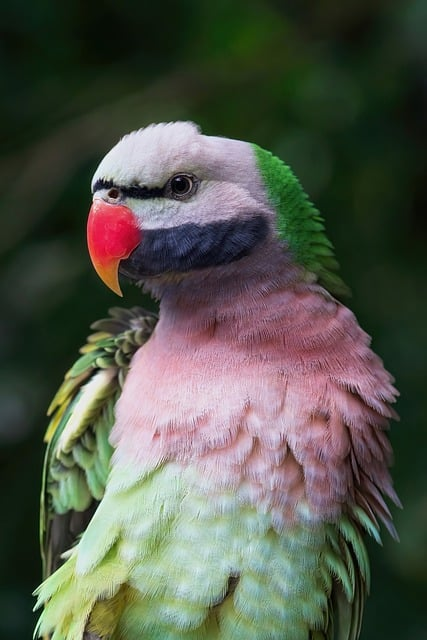
#> input picture images/1117/parrot.jpg, 427 x 640 px
$ jupyter execute Computer_vision_1117.ipynb
#> lines starting #> are read from the running program, lines starting #| are printed output that depends on the picture
[cell 1]
import cv2

[cell 2]
import numpy as np

[cell 3]
x=np.array([[1,2,3],[4,5,6]])

[cell 4]
x[0][:2]

[cell 5]
data = cv2.imread('./images/1117/parrot.jpg')
#> data is the input picture: shape (640, 427, 3); mean B, G, R 75.4, 87.4, 83.7
data

[cell 6]
data.shape
#> Out = (640, 427, 3)

[cell 7]
cv2.imwrite('./images/1117/parrot1.jpg',data[:,:,0])
#> Out = True

[cell 8]
cv2.imwrite('./images/1117/parrot2.jpg',data[:,:,1])
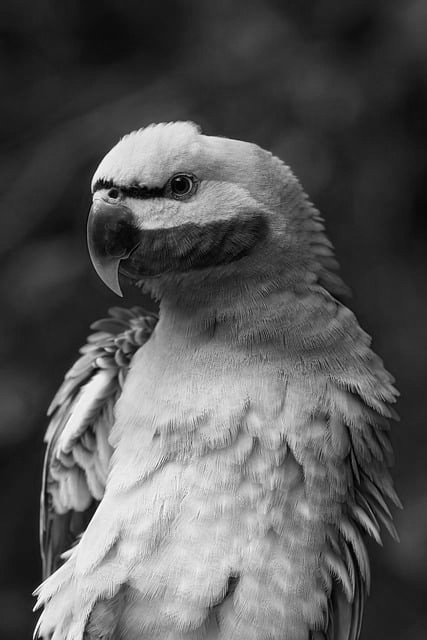
#> saved as parrot2.jpg: shape (640, 427); min 0, max 255, mean 87.4
#> Out = True

[cell 9]
cv2.imwrite('./images/1117/parrot3.jpg',data[:,:,2])
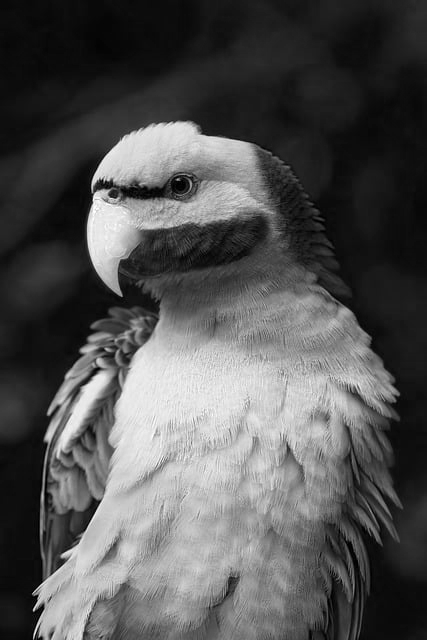
#> saved as parrot3.jpg: shape (640, 427); min 0, max 255, mean 83.7
#> Out = True

[cell 10]
copied = data.copy()
x=copied.shape[0]
#> x = 640
y=copied.shape[1]
#> y = 427
x_up = round(x/2)
#> x_up = 320
y_up = round(y/2)
#> y_up = 214
copied[x_up:,y_up:,0] = 0
copied[x_up:,y_up:,1] = 0
copied[x_up:,y_up:,2] = 0
copied[:x_up,y_up:,0] = 0
copied[:x_up,:y_up,1] = 0
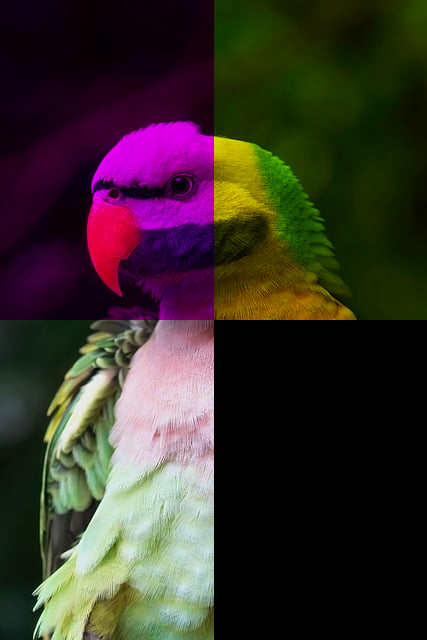
#> copied: shape (640, 427, 3); mean B, G, R 41.3, 47.3, 56.4
cv2.imwrite('./images/1117/parrot4.jpg',copied)
#> Out = True

[cell 11]
copied2 =data.copy()
copied2[:,:,0]=255
copied2[:,:,1]=255
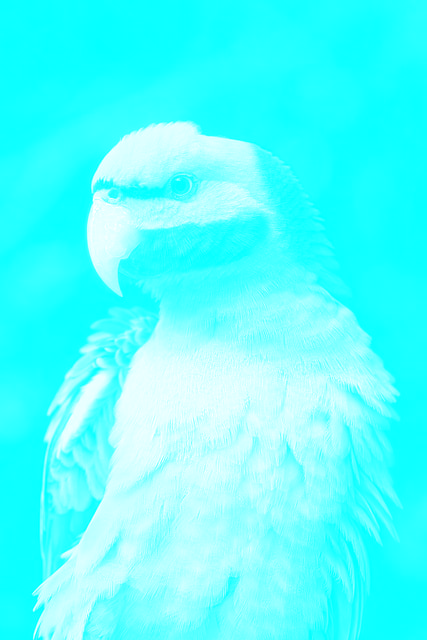
#> copied2: shape (640, 427, 3); mean B, G, R 255, 255, 83.7
copied2[:,:,2]=255
#> copied2: shape (640, 427, 3); every value is 255
cv2.imwrite('./images/1117/white.jpg',copied2)
#> Out = True

[cell 12]
copied2 =data.copy()
x=copied2.shape[0]
y=copied2.shape[1]
x_up = round(x/2)
y_up = round(y/2)

copied2[:x_up,:y_up,0] = 0
copied2[:x_up,:y_up,1] = 0
copied2[:x_up,:y_up,2] = 0

copied2[x_up:,:y_up,0] = 127
copied2[x_up:,:y_up,1] = 127
copied2[x_up:,:y_up,2] = 127

copied2[:x_up,y_up:,0] = 200
copied2[:x_up,y_up:,1] = 200
copied2[:x_up,y_up:,2] = 200

copied2[x_up:,y_up:,0] = 255
copied2[x_up:,y_up:,1] = 255
copied2[x_up:,y_up:,2] = 255
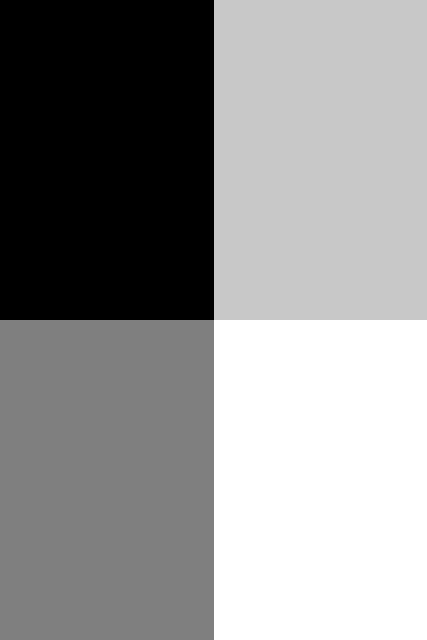
#> copied2: shape (640, 427, 3); min 0, max 255, mean 145.3

cv2.imwrite('./images/1117/raindow.jpg',copied2)
#> Out = True

[cell 13]
copied3 =data.copy()
x=copied3.shape[0]
y=copied3.shape[1]
x_up = x//2
y_up = y//2
#> y_up = 213

for i in range(3):
    for j in range(2):
        copied3[x_up:x_up*(j+1),y_up:y_up*(j+1),i]=(j+1)*100
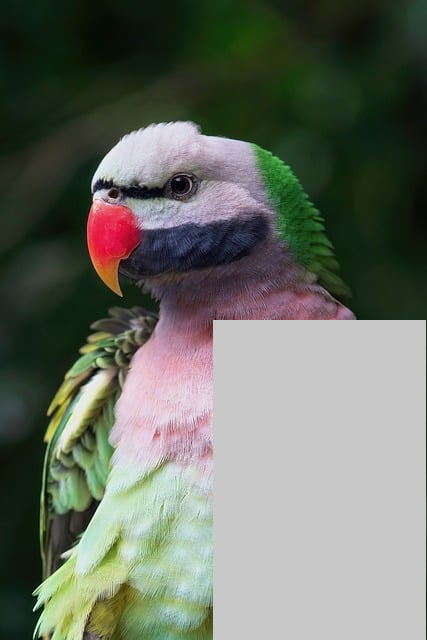
#> copied3: shape (640, 427, 3); mean B, G, R 100.3, 111.4, 106.1

# [15 lines of commented-out code are left out]

cv2.imwrite('./images/1117/raindow1.jpg',copied3)
#> Out = True

[cell 14]
import cv2
import numpy as np

img = data.copy()   # data = cv2.imread(...) 로 읽은 이미지

H, W, C = img.shape
#> H = 640; W = 427; C = 3

# 3×2 블록 크기 계산
h_block = H // 3
#> h_block = 213
w_block = W // 2
#> w_block = 213

# 블록별 밝기 scale 값 (0.3 ~ 1.5)
brightness = [
    [0.5, 0.8],   # 1행
    [1.2, 0.4],   # 2행
    [1.5, 0.7]    # 3행
]

# 결과 이미지
out = img.copy()

for i in range(3):      # 3 rows
    for j in range(2):  # 2 cols

        y1 = i * h_block
        y2 = (i + 1) * h_block if i < 2 else H

        x1 = j * w_block
        x2 = (j + 1) * w_block if j < 1 else W

        block = out[y1:y2, x1:x2].astype(np.float32)

        # 밝기 조절
        block = block * brightness[i][j]
        block = np.clip(block, 0, 255).astype(np.uint8)

        # 적용
        out[y1:y2, x1:x2] = block
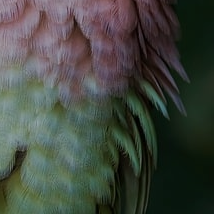
#> block: shape (214, 214, 3); mean B, G, R 64.2, 71.6, 66.7
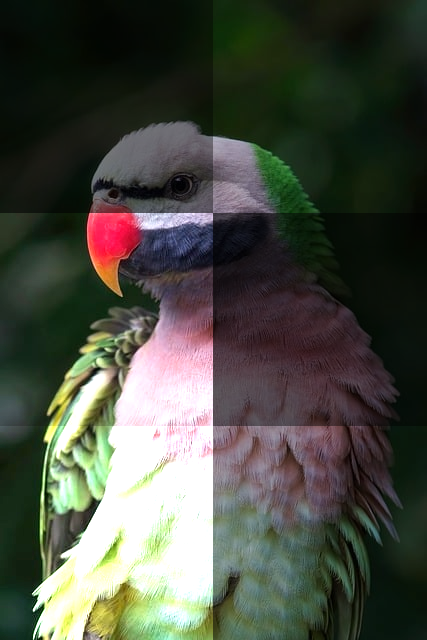
#> out: shape (640, 427, 3); mean B, G, R 67, 77.3, 74.1

cv2.imwrite('./images/1117/brightness6_blocks.jpg', out)
#> Out = True

[cell 15]
import os
str1 = './images/1117/temp'
os.mkdir(str1)

[cell 16]
import cv2
import numpy as np

# 원본 이미지 읽기
img = cv2.imread("./images/1117/parrot.jpg")

# 밝기 배율 10개 (0.3 ~ 1.8 예시)
scales = np.linspace(0.3, 1.8, 10)   # 0.3, 0.47, ..., 1.8

for idx, s in enumerate(scales):
    # float32로 변환 후 밝기 조절
    out = img.astype(np.float32) * s

    # 값 범위 유지
    out = np.clip(out, 0, 255).astype(np.uint8)

    # 저장
    filename = f"{str1}/bright_{idx}.jpg"
    cv2.imwrite(filename, out)

print("생성 완료!")

[cell 17]
import cv2
import numpy as np
import math

# 이미지 읽기
img = cv2.imread("./images/1117/parrot.jpg")
H, W, C = img.shape

# 회전 각도 (degree)
theta = 45
rad = math.radians(theta)

# 2×2 회전행렬 (anticlockwise)
R = np.array([
    [ math.cos(rad), -math.sin(rad)],
    [ math.sin(rad),  math.cos(rad)]
])

# 출력 이미지 크기는 기존과 같게 함
out = np.zeros_like(img)

# 중심좌표
cx = W // 2
#> cx = 213
cy = H // 2
#> cy = 320

for y in range(H):
    for x in range(W):

        # (x, y) -> 중심 기준 좌표계로 이동
        xt = x - cx
        yt = y - cy

        # 회전행렬 적용
        xr, yr = R @ np.array([xt, yt])

        # 다시 원래 좌표계로 이동
        xs = int(round(xr + cx))
        ys = int(round(yr + cy))

        # 출력 이미지 범위 체크
        if 0 <= xs < W and 0 <= ys < H:
            out[y, x] = img[ys, xs]
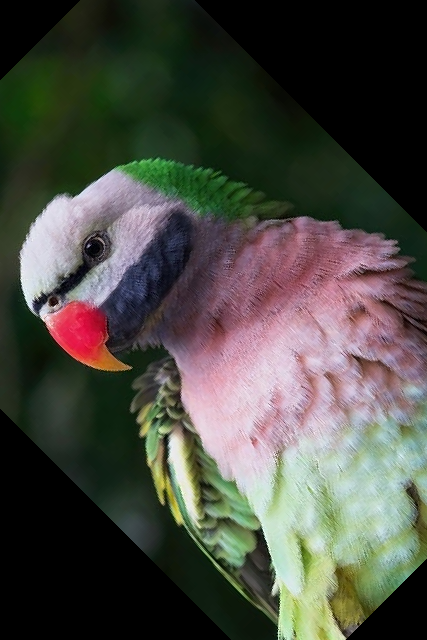
#> out: shape (640, 427, 3); mean B, G, R 67, 75.2, 75

# 저장
cv2.imwrite("./images/1117/rotated_manual.jpg", out)

print("회전 완료!")

[cell 18]
import cv2
import numpy as np
import math
import os

# 이미지 읽기
img = cv2.imread("./images/1117/parrot.jpg")
H, W, C = img.shape

# 회전 각도 (degree)
theta = 45
rad = math.radians(theta)

# 2×2 회전행렬 (anticlockwise)
R = np.array([
    [math.cos(rad), -math.sin(rad)],
    [math.sin(rad),  math.cos(rad)]
])

# 5회 반복하며 중심점만 달리 적용
for i in range(5):
    # 폴더 생성 (이미 존재해도 에러 없음)
    temp = f'./images/1117/temp{i}'
    os.makedirs(temp, exist_ok=True)

    # 중심점 변경
    cx = W // (i + 1)
    cy = H // (i + 1)

    # 출력 이미지 초기화
    out = np.zeros_like(img)

    # 회전 적용
    for y in range(H):
        for x in range(W):
            # (x, y) → 중심 기준 좌표계 이동
            xt = x - cx
            yt = y - cy

            # 회전행렬 적용
            xr, yr = R @ np.array([xt, yt])

            # 다시 원래 좌표계로 이동
            xs = int(round(xr + cx))
            ys = int(round(yr + cy))

            # 출력 이미지 범위 체크
            if 0 <= xs < W and 0 <= ys < H:
                out[y, x] = img[ys, xs]

    # 저장 (한 번만)
    cv2.imwrite(f"{temp}/rotated_manual_{i}.jpg", out)
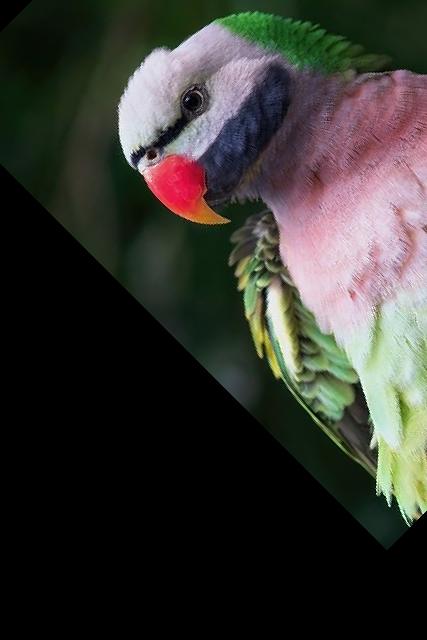
#> out: shape (640, 427, 3); mean B, G, R 48.9, 53.8, 54.6

print("회전 완료!")
